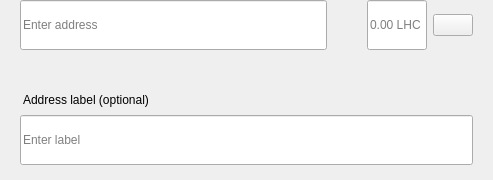
<?xml version="1.0" encoding="UTF-8"?>
<ui version="4.0">
 <class>SendMultiRow</class>
 <widget class="QWidget" name="SendMultiRow">
  <property name="geometry">
   <rect>
    <x>0</x>
    <y>0</y>
    <width>493</width>
    <height>180</height>
   </rect>
  </property>
  <property name="minimumSize">
   <size>
    <width>0</width>
    <height>0</height>
   </size>
  </property>
  <property name="maximumSize">
   <size>
    <width>16777215</width>
    <height>16777215</height>
   </size>
  </property>
  <property name="windowTitle">
   <string>Form</string>
  </property>
  <layout class="QVBoxLayout" name="verticalLayout_3">
   <property name="spacing">
    <number>0</number>
   </property>
   <property name="leftMargin">
    <number>0</number>
   </property>
   <property name="topMargin">
    <number>0</number>
   </property>
   <property name="rightMargin">
    <number>20</number>
   </property>
   <property name="bottomMargin">
    <number>5</number>
   </property>
   <item alignment="Qt::AlignTop">
    <widget class="QWidget" name="widget" native="true">
     <property name="sizePolicy">
      <sizepolicy hsizetype="Expanding" vsizetype="Maximum">
       <horstretch>0</horstretch>
       <verstretch>0</verstretch>
      </sizepolicy>
     </property>
     <property name="minimumSize">
      <size>
       <width>0</width>
       <height>60</height>
      </size>
     </property>
     <property name="maximumSize">
      <size>
       <width>16777215</width>
       <height>85</height>
      </size>
     </property>
     <layout class="QHBoxLayout" name="horizontalLayout" stretch="6,0,2">
      <property name="spacing">
       <number>0</number>
      </property>
      <property name="leftMargin">
       <number>8</number>
      </property>
      <property name="topMargin">
       <number>0</number>
      </property>
      <property name="rightMargin">
       <number>0</number>
      </property>
      <property name="bottomMargin">
       <number>0</number>
      </property>
      <item alignment="Qt::AlignTop">
       <widget class="QStackedWidget" name="stackedAddress">
        <property name="minimumSize">
         <size>
          <width>0</width>
          <height>50</height>
         </size>
        </property>
        <property name="maximumSize">
         <size>
          <width>16777215</width>
          <height>50</height>
         </size>
        </property>
        <widget class="QWidget" name="page_4">
         <property name="sizePolicy">
          <sizepolicy hsizetype="Expanding" vsizetype="Preferred">
           <horstretch>0</horstretch>
           <verstretch>0</verstretch>
          </sizepolicy>
         </property>
         <property name="minimumSize">
          <size>
           <width>0</width>
           <height>50</height>
          </size>
         </property>
         <property name="maximumSize">
          <size>
           <width>16777215</width>
           <height>55</height>
          </size>
         </property>
         <layout class="QVBoxLayout" name="verticalLayout_7">
          <property name="spacing">
           <number>0</number>
          </property>
          <property name="leftMargin">
           <number>12</number>
          </property>
          <property name="topMargin">
           <number>0</number>
          </property>
          <property name="rightMargin">
           <number>0</number>
          </property>
          <property name="bottomMargin">
           <number>0</number>
          </property>
          <item>
           <widget class="QLineEdit" name="lineEditAddress">
            <property name="minimumSize">
             <size>
              <width>0</width>
              <height>50</height>
             </size>
            </property>
            <property name="maximumSize">
             <size>
              <width>16777215</width>
              <height>50</height>
             </size>
            </property>
            <property name="placeholderText">
             <string>Enter address</string>
            </property>
           </widget>
          </item>
         </layout>
        </widget>
        <widget class="QWidget" name="page_3"/>
       </widget>
      </item>
      <item>
       <spacer name="horizontalSpacer_3">
        <property name="orientation">
         <enum>Qt::Horizontal</enum>
        </property>
        <property name="sizeType">
         <enum>QSizePolicy::Fixed</enum>
        </property>
        <property name="sizeHint" stdset="0">
         <size>
          <width>40</width>
          <height>20</height>
         </size>
        </property>
       </spacer>
      </item>
      <item>
       <layout class="QHBoxLayout" name="horizontalLayout_2">
        <property name="spacing">
         <number>6</number>
        </property>
        <item alignment="Qt::AlignTop">
         <widget class="QLineEdit" name="lineEditAmount">
          <property name="sizePolicy">
           <sizepolicy hsizetype="Expanding" vsizetype="Preferred">
            <horstretch>0</horstretch>
            <verstretch>0</verstretch>
           </sizepolicy>
          </property>
          <property name="minimumSize">
           <size>
            <width>0</width>
            <height>50</height>
           </size>
          </property>
          <property name="maximumSize">
           <size>
            <width>16777215</width>
            <height>50</height>
           </size>
          </property>
          <property name="maxLength">
           <number>17</number>
          </property>
          <property name="alignment">
           <set>Qt::AlignLeading|Qt::AlignLeft|Qt::AlignVCenter</set>
          </property>
          <property name="placeholderText">
           <string notr="true">0.00 LHC</string>
          </property>
         </widget>
        </item>
        <item>
         <layout class="QVBoxLayout" name="verticalLayout">
          <property name="topMargin">
           <number>14</number>
          </property>
          <property name="bottomMargin">
           <number>0</number>
          </property>
          <item alignment="Qt::AlignTop">
           <widget class="QPushButton" name="btnMenu">
            <property name="minimumSize">
             <size>
              <width>0</width>
              <height>0</height>
             </size>
            </property>
            <property name="maximumSize">
             <size>
              <width>16777215</width>
              <height>16777215</height>
             </size>
            </property>
            <property name="focusPolicy">
             <enum>Qt::NoFocus</enum>
            </property>
            <property name="text">
             <string/>
            </property>
           </widget>
          </item>
         </layout>
        </item>
       </layout>
      </item>
     </layout>
    </widget>
   </item>
   <item>
    <widget class="QWidget" name="layoutLabel" native="true">
     <property name="minimumSize">
      <size>
       <width>0</width>
       <height>0</height>
      </size>
     </property>
     <property name="maximumSize">
      <size>
       <width>16777215</width>
       <height>16777215</height>
      </size>
     </property>
     <layout class="QVBoxLayout" name="verticalLayout_9">
      <property name="spacing">
       <number>6</number>
      </property>
      <property name="leftMargin">
       <number>20</number>
      </property>
      <property name="topMargin">
       <number>0</number>
      </property>
      <property name="rightMargin">
       <number>0</number>
      </property>
      <property name="bottomMargin">
       <number>10</number>
      </property>
      <item>
       <spacer name="verticalSpacer">
        <property name="orientation">
         <enum>Qt::Vertical</enum>
        </property>
        <property name="sizeType">
         <enum>QSizePolicy::Fixed</enum>
        </property>
        <property name="sizeHint" stdset="0">
         <size>
          <width>20</width>
          <height>20</height>
         </size>
        </property>
       </spacer>
      </item>
      <item>
       <widget class="QLabel" name="labelSubtitleDescription">
        <property name="styleSheet">
         <string notr="true">margin-bottom:2px;
margin-left:0.05px;
padding:0px;</string>
        </property>
        <property name="text">
         <string>Address label (optional)</string>
        </property>
       </widget>
      </item>
      <item>
       <widget class="QLineEdit" name="lineEditDescription">
        <property name="minimumSize">
         <size>
          <width>0</width>
          <height>50</height>
         </size>
        </property>
        <property name="maximumSize">
         <size>
          <width>16777215</width>
          <height>50</height>
         </size>
        </property>
        <property name="placeholderText">
         <string>Enter label</string>
        </property>
       </widget>
      </item>
     </layout>
    </widget>
   </item>
  </layout>
 </widget>
 <resources/>
 <connections/>
</ui>
